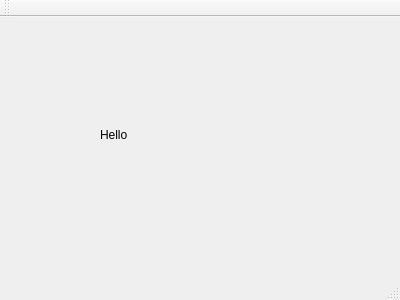
<?xml version="1.0" encoding="UTF-8"?>
<ui version="4.0">
 <class>MainWindow</class>
 <widget class="QMainWindow" name="MainWindow">
  <property name="geometry">
   <rect>
    <x>0</x>
    <y>0</y>
    <width>400</width>
    <height>300</height>
   </rect>
  </property>
  <property name="windowTitle">
   <string>MainWindow</string>
  </property>
  <widget class="QWidget" name="centralWidget">
   <widget class="QLabel" name="label">
    <property name="geometry">
     <rect>
      <x>100</x>
      <y>110</y>
      <width>50</width>
      <height>15</height>
     </rect>
    </property>
    <property name="text">
     <string>Hello</string>
    </property>
   </widget>
  </widget>
  <widget class="QMenuBar" name="menuBar">
   <property name="geometry">
    <rect>
     <x>0</x>
     <y>0</y>
     <width>400</width>
     <height>20</height>
    </rect>
   </property>
  </widget>
  <widget class="QToolBar" name="mainToolBar">
   <attribute name="toolBarArea">
    <enum>TopToolBarArea</enum>
   </attribute>
   <attribute name="toolBarBreak">
    <bool>false</bool>
   </attribute>
  </widget>
  <widget class="QStatusBar" name="statusBar"/>
 </widget>
 <layoutdefault spacing="6" margin="11"/>
 <resources/>
 <connections/>
</ui>
